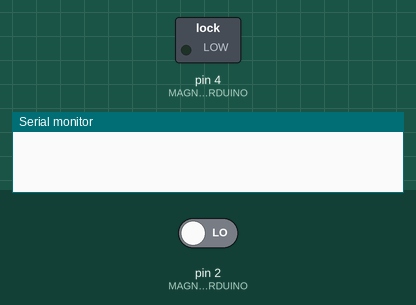
Recording of a sketch running on a simulated Arduino Uno, built with avr-gcc and run on an emulated ATmega328P. On the bench: switched loads named in the sketch (green lamp = pin HIGH), the last lines printed to the serial monitor. Inputs (shaded band) come from the test bench; at power-on: pin 2 (MAGNETIC_PIN_INPUT_TO_ARDUINO) LOW.

Above: at 1.2 s.
1.3 s: pin 2 (MAGNETIC_PIN_INPUT_TO_ARDUINO) driven HIGH
At 2.5 s:
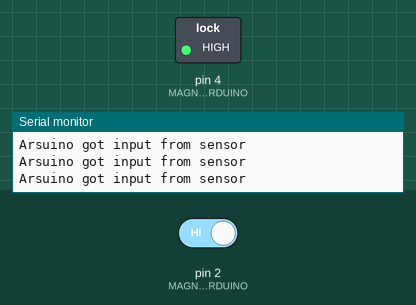
2.8 s: pin 2 (MAGNETIC_PIN_INPUT_TO_ARDUINO) driven LOW
At 4.2 s:
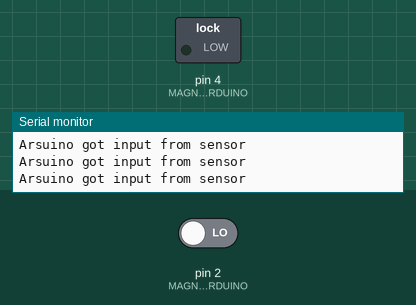
Timing chart, 0 to 5.8 s (numbered marks = the images above; inputs shaded):
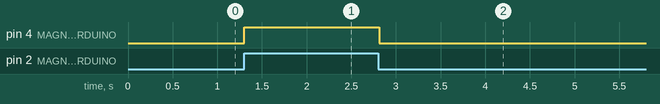

Measured:
- after the input at 1.3 s, pin 4 (MAGNETIC_PIN_OUTPUT_FROM_ARDUINO): LOW → HIGH at once
- after the input at 2.8 s, pin 4 (MAGNETIC_PIN_OUTPUT_FROM_ARDUINO): HIGH → LOW at once

The sketch:

magentic_sensor.ino
```cpp
int MAGNETIC_PIN_INPUT_TO_ARDUINO = 2;
int MAGNETIC_PIN_OUTPUT_FROM_ARDUINO = 4;
void setup() {
  // put your setup code here, to run once:
  Serial.begin(9600);
  pinMode(MAGNETIC_PIN_INPUT_TO_ARDUINO, INPUT);
  pinMode(MAGNETIC_PIN_OUTPUT_FROM_ARDUINO, OUTPUT);

}

void loop() {
  // put your main code here, to run repeatedly:
  int state = digitalRead(MAGNETIC_PIN_INPUT_TO_ARDUINO);
  if(state == HIGH) {
    Serial.println("Arsuino got input from sensor");
    digitalWrite(MAGNETIC_PIN_OUTPUT_FROM_ARDUINO, HIGH);
  }
  if(state == LOW) {
    digitalWrite(MAGNETIC_PIN_OUTPUT_FROM_ARDUINO, LOW);
  }
}
```
